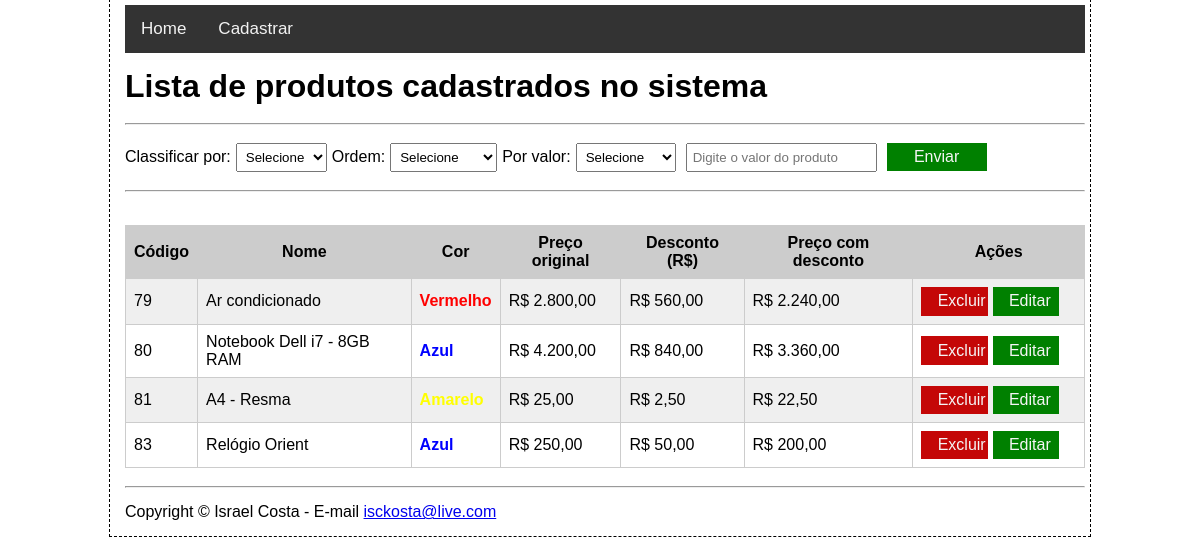
The page / on the database its author committed.
### tables this page shows
CREATE TABLE `products`  (
  `id` int NOT NULL AUTO_INCREMENT,
  `name` varchar(150) NULL DEFAULT NULL,
  `color` varchar(20) NULL DEFAULT NULL,
  `price_id` int NULL DEFAULT NULL,
  PRIMARY KEY (`id`) USING BTREE,
  INDEX `FK_product_price`(`price_id` ASC) USING BTREE,
  CONSTRAINT `FK_product_price` FOREIGN KEY (`price_id`) REFERENCES `price` (`id`) ON DELETE RESTRICT ON UPDATE RESTRICT
);

CREATE TABLE `price`  (
  `id` int NOT NULL AUTO_INCREMENT,
  `price` decimal(10, 2) NULL DEFAULT NULL,
  PRIMARY KEY (`id`) USING BTREE
);

### config.php (called while the page is built, shortened)
<?php
    require_once "functions/functions.php";
    $base = "http://localhost/crud";

### dao/ProductDAOMySQL.php (called while the page is built, shortened)
<?php
    require "models/Product.php";
    require "models/Price.php";
    class ProductDAOMySQL implements ProductDAOInterfaceAlias
    {
        private PDO $pdo;
        public function __construct(PDO $pdo)
        {
            $this->pdo = $pdo;
        }
        public function findAll(): array
        {
            $array = [];
            $sql = $this->pdo->prepare("
                SELECT
                    products.id as product_id,
                    products.NAME as product_name,
                    products.color as product_color,
                    products.price_id as product_price_id,
                    price.id as price_id,
                    price.price as price
                FROM
                    products
                    INNER JOIN price ON price.id = products.price_id;
            ");
            $sql->execute();
            if ($sql->rowCount() > 0) {
                $data = $sql->fetchAll();
                foreach ($data as $item) {
                    $price = new Price();
                    $price->setId($item['price_id']);
                    $price->setPrice($item['price']);
                    $product = new Product();
                    $product->setId($item['product_id']);
                    $product->setName($item['product_name']);
                    $product->setColor($item['product_color']);
                    $product->setPrice($price);
                    $array[] = $product;
                }
            }
            return $array;
        }
    }

### models/Product.php (called while the page is built, shortened)
<?php
    class Product
    {
        private int $id;
        private string $name;
        private string $color;
        private Price $price;
        public function getId(): int
        {
            return $this->id;
        }
        public function setId(int $id): void
        {
            $this->id = $id;
        }
        public function getName(): string
        {
            return $this->name;
        }
        public function setName(string $name): void
        {
            $this->name = ucfirst($name);
        }
        public function getColor(): string
        {
            return $this->color;
        }
        public function setColor(string $color): void
        {
            $this->color = ucfirst($color);
        }
        public function getPrice(): Price
        {
            return $this->price;
        }
        public function setPrice(Price $price): void
        {
            $this->price = $price;
        }
    }

### functions/functions.php (called while the page is built, shortened)
<?php
    function formatMoney($value): string
    {
        return number_format($value, 2, ',', '.');
    }
    function calculateDiscountAccordingToColor($productPrice, $color): mixed
    {
        $productPriceWithDiscount = 0;
        switch ($color) {
            case "azul";
                $productPriceWithDiscount = percentage(20, $productPrice);
                break;
            case "vermelho";
                if ($productPrice > 50) {
                    return $productPriceWithDiscount = percentage(20, $productPrice);
                }
                $productPriceWithDiscount = percentage(5, $productPrice);
                break;
            case "amarelo";
                $productPriceWithDiscount = percentage(10, $productPrice);
                break;
        }
        return $productPriceWithDiscount;
    }
    function percentage($percentage, $total): float|int
    {
        return ($percentage / 100) * $total;
    }
    function showColor($color): string
    {
        $colorAttr = "";
        switch ($color) {
            case "Azul":
                $colorAttr = "blue";
                break;
            case "Vermelho":
                $colorAttr = "red";
                break;
            case "Amarelo":
                $colorAttr = "yellow";
                break;
        }
        return $colorAttr;
    }

### models/Price.php (called while the page is built, shortened)
<?php
    class Price
    {
        public int $id;
        public string $price;
        public function getId(): int
        {
            return $this->id;
        }
        public function setId(int $id): void
        {
            $this->id = $id;
        }
        public function getPrice(): string
        {
            return $this->price;
        }
        public function setPrice(string $price): void
        {
            $this->price = $price;
        }
    }

### index.php (the view, shortened to what this page needs)
<?php
    require "partials/header.php";
    require "dao/ProductDAOMySQL.php";
    if (!empty($pdo)) $productDao = new ProductDAOMySQL($pdo);
    if (!empty($productDao)) $products = $productDao->findAll();
?>
<h1>Lista de produtos cadastrados no sistema</h1>
<br>
<hr>
<br>
<div class="sort">
    <form action="<?= $_SERVER['PHP_SELF'] ?>">
        <label for="sort"> Classificar por: </label>
        <select class="selectFilter" id="sort" name="sort" required">
          <option value="">Selecione</option>
        </select>
        <label for="order_sort">Ordem: </label>
        <select class="selectFilter" name="order_sort" id="order_sort" required>
            <option value="">Selecione</option>
        </select>
        <label for="operator">Por valor: </label>
        <select class="selectFilter" name="operator" id="operator">
            <option value="default">Selecione</option>
        </select>
        <input class="inputFilter" type="text" id="value" name="value" placeholder="Digite o valor do produto">
        <button class="btnSendFilter" type="submit">Enviar</button>
    </form>
</div>
<br>
<hr>
<br>
<table class="table_products">
  <tr>
    <th>Código</th>
    <th>Nome</a></th>
    <th>Cor</th>
    <th>Preço original</th>
    <th>Desconto (R$)</th>
    <th>Preço com desconto</th>
    <th>Ações</th>
  </tr>
    <?php if (!empty($products)) {
        foreach ($products as $product): ?>
            <?php
            $productPriceWithDiscount = calculateDiscountAccordingToColor($product->getPrice()->getPrice(), strtolower($product->getColor()));
            $productPrice = $product->getPrice()->getPrice();
            $productPriceFormatted = formatMoney($productPrice);
            ?>
            <tr>
            <td><?= $product->getId() ?></td>
            <td><?= $product->getName(); ?></td>
            <td style="font-weight: bold; color: <?= showColor($product->getColor()); ?>"><?= $product->getColor() ?></td>
            <td>R$ <?= $productPriceFormatted ?></td>
            <td>R$ <?= formatMoney($productPriceWithDiscount); ?></td>
            <td>R$ <?= formatMoney($productPrice - $productPriceWithDiscount); ?></td>
            <td>
                <a class="btnExcluir"
                   href="excluir.php?id=<?= $product->getId() ?>&p=<?= $product->getPrice()->getId() ?>"
                   onclick="return confirm('Você tem certeza que deseja excluir esse produto?');">Excluir</a>
                <a class="btnEditar"
                   href="editar.php?id=<?= $product->getId() ?>&p=<?= $product->getPrice()->getId() ?>">Editar</a>
            </td>
          </tr>
        <?php endforeach;
    } else echo "<td colspan='25' style='text-align: center; vertical-align: middle;'>Nenhum produto encontrado.</td>" ?>
</table>
<br>
<hr>
<?php require "partials/footer.php" ?>

### partials/header.php (shortened to what this page needs)
<?php
    require "config.php";
?>
<!doctype html>
<html lang="en">
<head>
    <link rel="stylesheet" href="<?= $base ?>/assets/style.css">
</head>
<body>
<div class="container">
    <div class="topnav">
      <a href="<?= $base ?>">Home</a>
      <a href="<?= $base ?>/adicionar.php">Cadastrar</a>
    </div>

### partials/footer.php
<footer>
  <p>Copyright &copy; Israel Costa - E-mail <a href="mailtO:isckosta@live.com">isckosta@live.com</a></p>
</footer>
</div>
</body>
</html>

### assets/style.css (style rules this page uses)
* { margin: 0; padding: 0; }
.container { font-family: arial; font-size: 16px; margin-left: auto; margin-right: auto; padding: 5px 5px 15px 15px; width: 80%; outline: dashed 1px black; }
.topnav { background-color: #333; overflow: hidden; }
.topnav a { float: left; color: #f2f2f2; text-align: center; padding: 14px 16px; text-decoration: none; font-size: 17px; }
table { border-collapse: collapse; width: 100%; }
th { background: #ccc; }
th, td { border: 1px solid #ccc; padding: 8px; }
tr:nth-child(even) { background: #efefef; }
.topnav { margin-bottom: 15px; }
table { margin-top: 15px; }
footer { margin-top: 15px; }
form { display: table; }
p { display: table-row; }
label { display: table-cell; }
.selectFilter { padding: 5px 5px 5px 5px; margin: 0px 5px 0px 5px; }
.inputFilter { padding: 5px 5px 5px 5px; margin: 0px 5px 0px 5px; }
.btnSendFilter { margin: 0px 5px 0px 5px; background-color: green; width: 100px; border: 2px solid transparent; color: whitesmoke; padding: 0.2em 0.9em; text-align: center; text-decoration: none; font-size: 1em; display: inline-block; }
.btnExcluir { background-color: #c40707; border: 2px solid transparent; color: whitesmoke; padding: 0.2em 0.9em; text-align: center; text-decoration: none; font-size: 1em; display: inline-block; width: 22%; }
.btnEditar { background-color: green; border: 2px solid transparent; color: whitesmoke; padding: 0.2em 0.9em; text-align: center; text-decoration: none; font-size: 1em; display: inline-block; width: 22%; }

### rows shown on the page
products: id "79", name "Ar condicionado", color "Vermelho", price.price "2.800,00", formatMoney($productPriceWithDiscount) "560,00", formatMoney($productPrice - $productPriceWithDiscount) "2.240,00"
products: id "80", name "Notebook Dell i7 - 8GB RAM", color "Azul", price.price "4.200,00", formatMoney($productPriceWithDiscount) "840,00", formatMoney($productPrice - $productPriceWithDiscount) "3.360,00"
products: id "81", name "A4 - Resma", price.price "25,00", formatMoney($productPriceWithDiscount) "2,50", formatMoney($productPrice - $productPriceWithDiscount) "22,50"
products: id "83", name "Relógio Orient", color "Azul", price.price "250,00", formatMoney($productPriceWithDiscount) "50,00", formatMoney($productPrice - $productPriceWithDiscount) "200,00"
